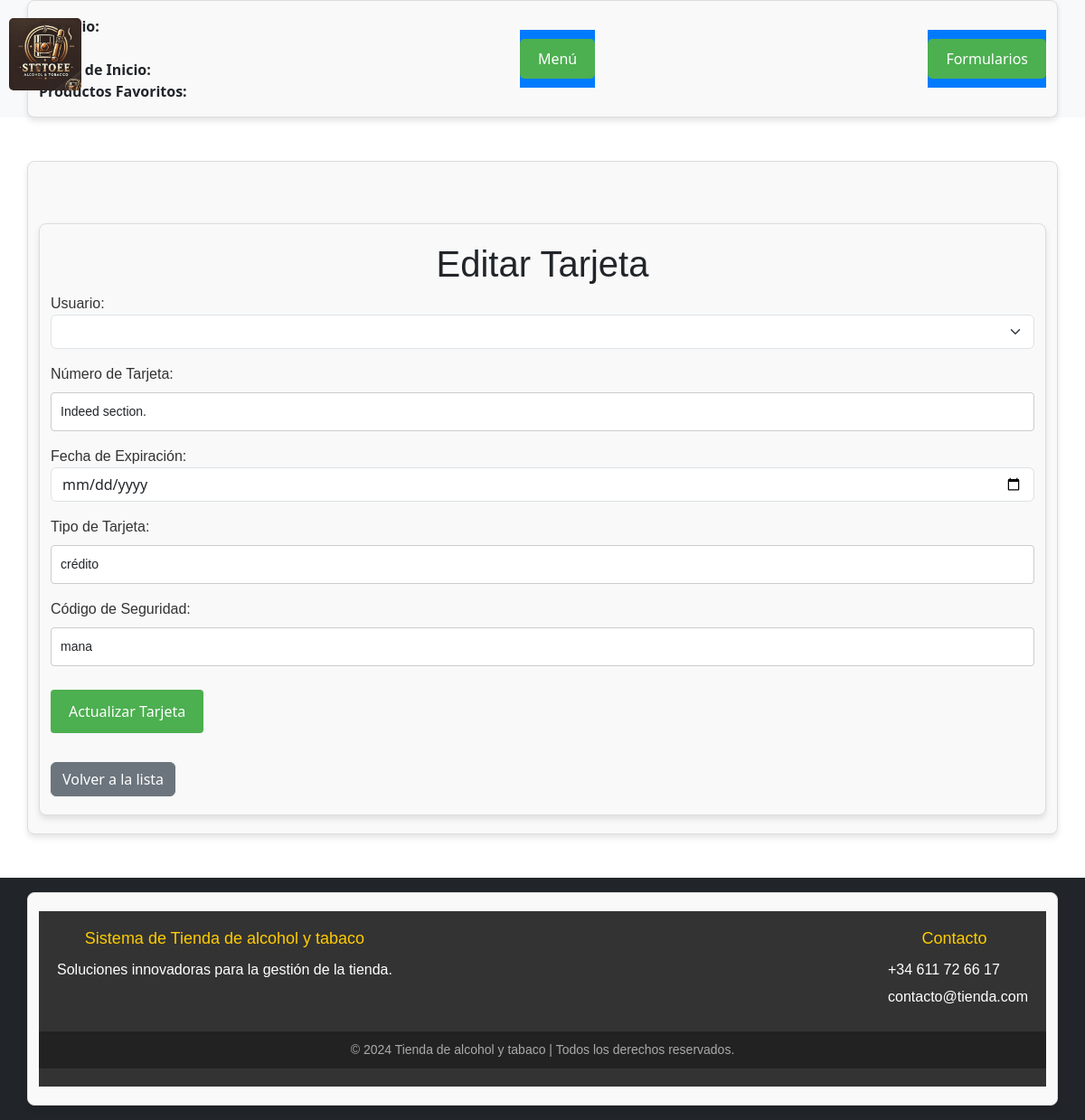
Screenshot of /tarjetas/editar_tarjeta/1/ with the database file from the repository.
### tienda/models.py (models this page shows)
class Tarjeta(models.Model):
    usuario = models.OneToOneField(Usuario, on_delete=models.CASCADE)
    numero_tarjeta = models.CharField(max_length=16)
    fecha_expiracion = models.DateField()
    tipo = models.CharField(max_length=20, default='crédito')
    codigo_seguridad = models.CharField(max_length=4, blank=True)

### tienda/views.py (the view)
# urls.py: path('tarjetas/editar_tarjeta/<int:pk>/', views.editar_tarjeta, name='editar_tarjeta'),
def editar_tarjeta(request, pk):
    tarjeta = get_object_or_404(Tarjeta, pk=pk)
    formulario = TarjetaModelForm(request.POST or None, instance=tarjeta)
    if formulario.is_valid():
        formulario.save()
        return redirect('lista_tarjetas')
    return render(request, 'formularios/editar_tarjeta.html', {'formulario': formulario, 'tarjeta': tarjeta})

### tienda/forms.py (shortened to what this page needs)
class TarjetaModelForm(forms.ModelForm):
    class Meta:
        model = Tarjeta
        fields = ['usuario', 'numero_tarjeta', 'fecha_expiracion', 'tipo', 'codigo_seguridad']
        labels = {
            'usuario': 'Usuario',
            'numero_tarjeta': 'Número de Tarjeta',
            'fecha_expiracion': 'Fecha de Expiración',
            'tipo': 'Tipo de Tarjeta',
            'codigo_seguridad': 'Código de Seguridad',
        }
        widgets = {
            'usuario': forms.Select(attrs={'class': 'form-select'}),
            'numero_tarjeta': forms.TextInput(attrs={'class': 'form-control', 'placeholder': 'Número de tarjeta'}),
            'fecha_expiracion': forms.DateInput(attrs={'class': 'form-control', 'type': 'date'}),
            'tipo': forms.TextInput(attrs={'class': 'form-control', 'placeholder': 'Crédito/Débito'}),
            'codigo_seguridad': forms.TextInput(attrs={'class': 'form-control', 'placeholder': 'CVV'}),
        }

### tienda/templates/formularios/editar_tarjeta.html (shortened to what this page needs)
{% extends 'principal.html' %}
{% block contenido %}
<div class="container mt-5">
    <h1>Editar Tarjeta</h1>
    <form method="post">
        {{ formulario.as_p }}
        <button type="submit" class="btn btn-success">Actualizar Tarjeta</button>
    </form>
    <a href="{% url 'lista_tarjetas' %}" class="btn btn-secondary mt-3">Volver a la lista</a>
</div>
{% endblock %}

### tienda/static/css/estilos.css (style rules this page uses)
body { font-family: Arial, sans-serif; background-color: #f4f4f4; color: #333; margin: 0; padding: 0; display: flex; flex-direction: column; }
html, body { height: 100%; margin: 0; }
.container { max-width: 800px; margin: 20px auto; padding: 20px; background: white; border-radius: 8px; box-shadow: 0 0 10px rgba(0, 0, 0, 0.1); }
h1, h2, h3 { text-align: center; color: #007bff; margin-bottom: 20px; }
a, button { display: inline-block; text-decoration: none; background-color: #007bff; color: white; padding: 10px 15px; border-radius: 5px; transition: background-color 0.3s ease; text-align: center; }
input[type="text"], input[type="email"], textarea { width: 100%; padding: 10px; margin-bottom: 10px; border: 1px solid #ddd; border-radius: 4px; }
button { border: none; cursor: pointer; }

### tienda/static/css/formulario.css (style rules this page uses)
.container { max-width: 600px; margin: 0 auto; padding: 20px; border: 1px solid #ddd; border-radius: 8px; background-color: #f9f9f9; box-shadow: 0px 4px 6px rgba(0, 0, 0, 0.1); }
h1, label { font-family: Arial, sans-serif; color: #333; }
input[type="text"], input[type="email"], input[type="password"], select, textarea { width: 100%; padding: 10px; margin: 8px 0 16px 0; display: block; border: 1px solid #ccc; border-radius: 4px; font-size: 14px; font-family: Arial, sans-serif; box-sizing: border-box; }
button[type="submit"] { background-color: #4CAF50; color: white; border: none; padding: 12px 20px; text-align: center; font-size: 16px; border-radius: 4px; cursor: pointer; margin-top: 10px; }

### rows the page displays
Tarjeta: numero_tarjeta "Indeed section.", tipo "crédito", codigo_seguridad "mana"
